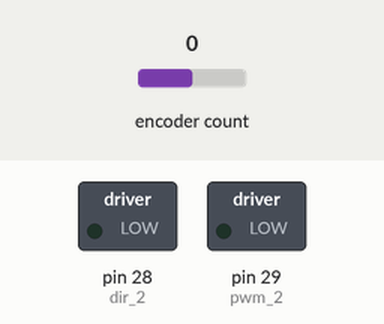
Simulated run of this sketch. Board: Arduino Mega 2560, built with avr-gcc and run on an emulated ATmega2560. Parts: switched loads named in the sketch (green lamp = pin HIGH). Inputs (shaded band) come from the test bench; at power-on: encoder count 0. What the sketch prints to the serial monitor is not drawn.

Above: at 0.1 s.
At 6.1 s:
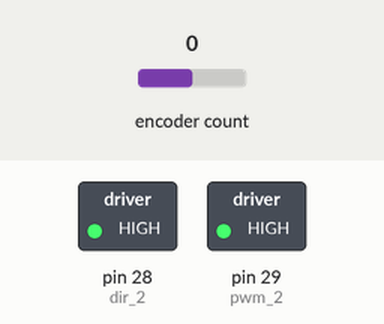
Timing chart, 0 to 7.6 s (numbered marks = the images above):
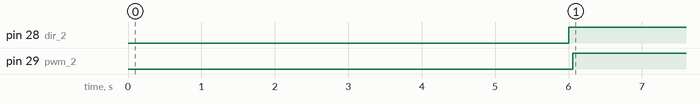

Measured:
- by itself, pin 28 (dir_2): LOW → HIGH at 6.0 s
- by itself, pin 29 (pwm_2): LOW → HIGH at 6.1 s

The sketch:

motorTuner.ino
```cpp
#include <PID_v1.h>
#include <Encoder.h>


//Con esta variable se setea el control solo por pid o feed foward si esta en true
#define controlActivo true
#define feedfowardcontrol false

#define ESCALON true

#if ESCALON
  #define SINUSOIDAL false
#else
  #define SINUSOIDAL true
#endif

#define ploter true
#define conComando false
/* wseteada wmedida wcomando*/

#define pwm_2 29
#define dir_2 28

#define dir_pin dir_2
#define pwm_pin pwm_2

double w2 = 6;
double w_medida = 0;
double w2_comando = 0;

float VEL_ANG_MAX_RUEDAS = 8.507;

Encoder rueda2(7,8);

int izqAdelante[]= {dir_2,pwm_2};


byte ATuneModeRemember=2;
//double input=80, output=50, setpoint=180;


//Estos valores surgieron de experimentar.
//double kp=0.5,ki=2.6,kd=0.0; //Test con grafica 22/3/19 sin feed foward
//double kp= 0.597, ki =514614.9557 ,kd = 0 ;
double kp= 0.69, ki =27.1119 ,kd = 0.00 ;// Meentira

//double kp= 1.0945, ki= 20.3967 ,kd = 0.0 ;  el que gusto menos

double outputStart=5;
double aTuneStep=0.1, aTuneNoise=0.01, aTuneStartValue=5;
unsigned int aTuneLookBack=20;

boolean tuning = false;
unsigned long  modelTime, serialTime, changeTime;

PID myPID(&w_medida, &w2_comando, &w2,kp,ki,kd, DIRECT);
//PID_ATune aTune(&w2_medida, &w2_comando);

//set to false to connect to the real world
boolean useSimulation =false;

void setup()
{

  pinMode(pwm_2, OUTPUT);
  pinMode(dir_2, OUTPUT);

  //Setup the pid
  myPID.SetMode(AUTOMATIC);


  serialTime = 0;
  Serial.begin(115200);
  myPID.SetOutputLimits(-VEL_ANG_MAX_RUEDAS*0.95,VEL_ANG_MAX_RUEDAS*0.95);
  myPID.SetSampleTime(50);
  delay(6000);

}

unsigned long now, aux;

void loop()
{


  #if ESCALON
    if(millis()>changeTime)
  {

    if (w2<=0){
        w2 = 6;
    }else{
        w2=0;
    }
    changeTime+=5000;

  }
  #endif

  /*
  while(Serial.available())
  {
    char comando = Serial.read();
    switch(comando) {

   case 'a':
      kp-=0.01;
      break;  //optional

   case 'q' :
      kp+=0.01;
      break; //optional
   case 's':
      ki-=0.01;
      break; optional

   case 'w' :
      ki+=0.01;
      break;  optional

   case 'd':
      kd-=0.01;
      break;

   case 'e' :
      kd+=0.01;
      break;

   case 'f':
      kp-=0.1;
      break;

   case 'r' :
      kp+=0.1;
      break;
   case 'g':
      ki-=0.1;
      break;

   case 't' :
      ki+=0.1;
      break;

   case 'h':
      kd-=0.1;
      break;
   case 'y' :
      kd+=0.1;
      break;

   case 'z':
      w2-=0.1;
      break;

   case 'x' :
      w2+=0.1;
      break;

   case 'c' :
      w2=0;
      break;
   case 'v' :
      w2=6;
    break;


   /* you can have any number of case statements
   default : /* Optional
          Serial.println("Comando no valido");
   }
  }
  if(kp<0){
    kp=0;
  }
  if(ki<0){
    ki=0;
  }
  if(kd<0){
    kd=0;
  }*/

  //myPID.SetTunings(kp, ki, kd);
  aux = now;
  now = millis();

  unsigned long  Ts = (now - aux); //Se multiplica por mil para que quede en segundos, mas parecido a lo que usamos en nuestro sketch
  //Serial.print("Ts: ");
  //Serial.println(Ts);
  long encoderArray[4] = {0,0,0,0};

  lecturaEncoders(encoderArray);

   w_medida = encoderArray[1]*2*PI/(8.4*Ts); //Ts esta en milis por eso 8.4 en vez de 8400
  myPID.Compute();
  #if controlActivo
    #if feedfoward
      w2_comando = w2_comando + w2; // Se suma la velocidad pasada por pid y el target de velocidad
    #endif
  #else
    w2_comando = w2;
  #endif

   if(w2_comando<0){
      digitalWrite(dir_2, LOW); //controls the direction the motor
      analogWrite(pwm_2, -w2_comando/VEL_ANG_MAX_RUEDAS*255);
   }else{
      digitalWrite(dir_2, HIGH);
      analogWrite(pwm_2, w2_comando/VEL_ANG_MAX_RUEDAS*255);
   }
       //digitalWrite(dir_2, HIGH);

        //analogWrite(pwm_2, 40000);

  //send-receive with processing if it's time
  if(millis()>serialTime)
  {
    SerialReceive();
    SerialSend();
    serialTime+=10;

  }


  delay(10);
}

void changeAutoTune()
{
 if(!tuning)
  {
    //Set the output to the desired starting frequency.
    w2_comando=aTuneStartValue;
//    aTune.SetNoiseBand(aTuneNoise);
//    aTune.SetOutputStep(aTuneStep);
//    aTune.SetLookbackSec((int)aTuneLookBack);
    AutoTuneHelper(true);
    tuning = true;
  }
  else
  { //cancel autotune
//    aTune.Cancel();
    tuning = false;
    AutoTuneHelper(false);
  }
}

void AutoTuneHelper(boolean start)
{
  if(start)
    ATuneModeRemember = myPID.GetMode();
  else
    myPID.SetMode(ATuneModeRemember);
}


void SerialSend()
{
  #if ploter
  #if conComando
  Serial.print(w2); Serial.print(" ");
  Serial.print(w_medida);
  Serial.print(" ");
  Serial.println(w2_comando);
  #else
  Serial.print(w2); Serial.print(" ");
  Serial.println(w_medida);
  #endif


  #else

  Serial.print("setpoint: ");Serial.print(w2); Serial.print(" ");
  Serial.print("input: ");Serial.print(w2_medida); Serial.print(" ");
  Serial.print("output: ");Serial.print(w2_comando); Serial.print(" ");
  if(tuning){
    Serial.println("tuning mode");
  } else {
    Serial.print("kp: ");Serial.print(myPID.GetKp());Serial.print(" ");
    Serial.print("ki: ");Serial.print(myPID.GetKi());Serial.print(" ");
    Serial.print("kd: ");Serial.print(myPID.GetKd());Serial.println();
  }
  #endif
}


void SerialReceive()
{
  if(Serial.available())
  {
   char b = Serial.read();
   Serial.flush();
   if((b=='1' && !tuning) || (b!='1' && tuning))changeAutoTune();
  }
}


void lecturaEncoders(long *encoders){

  encoders[1] = rueda2.read();


  //Serial.println("Encoders:");
  //Serial.println(encoders[1]);


  //resetea el contador del objeto

  rueda2.write(0);


  //return printPostionsArray;
}
```
